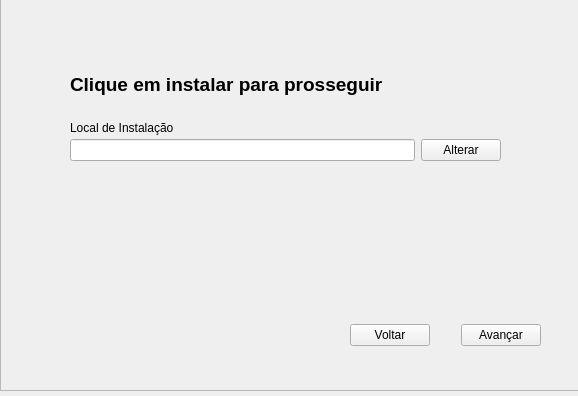
<?xml version="1.0" encoding="UTF-8"?>
<ui version="4.0">
 <class>Pje_converter_setup_pre_install</class>
 <widget class="QMainWindow" name="Pje_converter_setup_pre_install">
  <property name="geometry">
   <rect>
    <x>0</x>
    <y>0</y>
    <width>578</width>
    <height>396</height>
   </rect>
  </property>
  <property name="windowTitle">
   <string>PJe Converter Setup</string>
  </property>
  <property name="windowIcon">
   <iconset resource="../pje-converter/qt_designer/resources_pje.qrc">
    <normaloff>:/TJRN/pjeMini.png</normaloff>:/TJRN/pjeMini.png</iconset>
  </property>
  <widget class="QWidget" name="centralwidget">
   <widget class="QFrame" name="frame">
    <property name="geometry">
     <rect>
      <x>0</x>
      <y>-10</y>
      <width>581</width>
      <height>401</height>
     </rect>
    </property>
    <property name="frameShape">
     <enum>QFrame::StyledPanel</enum>
    </property>
    <property name="frameShadow">
     <enum>QFrame::Raised</enum>
    </property>
    <widget class="QWidget" name="horizontalLayoutWidget">
     <property name="geometry">
      <rect>
       <x>350</x>
       <y>310</y>
       <width>191</width>
       <height>71</height>
      </rect>
     </property>
     <layout class="QHBoxLayout" name="horizontal_layout_buttons_next_install">
      <item>
       <widget class="QPushButton" name="button_back">
        <property name="text">
         <string>Voltar</string>
        </property>
       </widget>
      </item>
      <item>
       <spacer name="horizontal_spacer_buttons">
        <property name="orientation">
         <enum>Qt::Horizontal</enum>
        </property>
        <property name="sizeHint" stdset="0">
         <size>
          <width>40</width>
          <height>20</height>
         </size>
        </property>
       </spacer>
      </item>
      <item>
       <widget class="QPushButton" name="button_next_for_install">
        <property name="text">
         <string>Avançar</string>
        </property>
       </widget>
      </item>
     </layout>
    </widget>
    <widget class="QLabel" name="text_pre_install">
     <property name="geometry">
      <rect>
       <x>70</x>
       <y>69</y>
       <width>401</width>
       <height>51</height>
      </rect>
     </property>
     <property name="font">
      <font>
       <pointsize>14</pointsize>
       <weight>75</weight>
       <bold>true</bold>
      </font>
     </property>
     <property name="text">
      <string>Clique em instalar para prosseguir</string>
     </property>
    </widget>
    <widget class="QLabel" name="label_directory_install">
     <property name="geometry">
      <rect>
       <x>70</x>
       <y>130</y>
       <width>131</width>
       <height>16</height>
      </rect>
     </property>
     <property name="text">
      <string>Local de Instalação</string>
     </property>
    </widget>
    <widget class="QWidget" name="horizontalLayoutWidget_2">
     <property name="geometry">
      <rect>
       <x>70</x>
       <y>140</y>
       <width>431</width>
       <height>41</height>
      </rect>
     </property>
     <layout class="QHBoxLayout" name="horizontal_layout_change_directory_install">
      <item>
       <widget class="QLineEdit" name="input_directory_install"/>
      </item>
      <item>
       <widget class="QPushButton" name="button_change_directory">
        <property name="text">
         <string>Alterar</string>
        </property>
       </widget>
      </item>
     </layout>
    </widget>
   </widget>
  </widget>
 </widget>
 <resources>
  <include location="../pje-converter/qt_designer/resources_pje.qrc"/>
 </resources>
 <connections>
  <connection>
   <sender>button_back</sender>
   <signal>clicked()</signal>
   <receiver>Pje_converter_setup_pre_install</receiver>
   <slot>close()</slot>
   <hints>
    <hint type="sourcelabel">
     <x>358</x>
     <y>344</y>
    </hint>
    <hint type="destinationlabel">
     <x>288</x>
     <y>197</y>
    </hint>
   </hints>
  </connection>
 </connections>
</ui>
